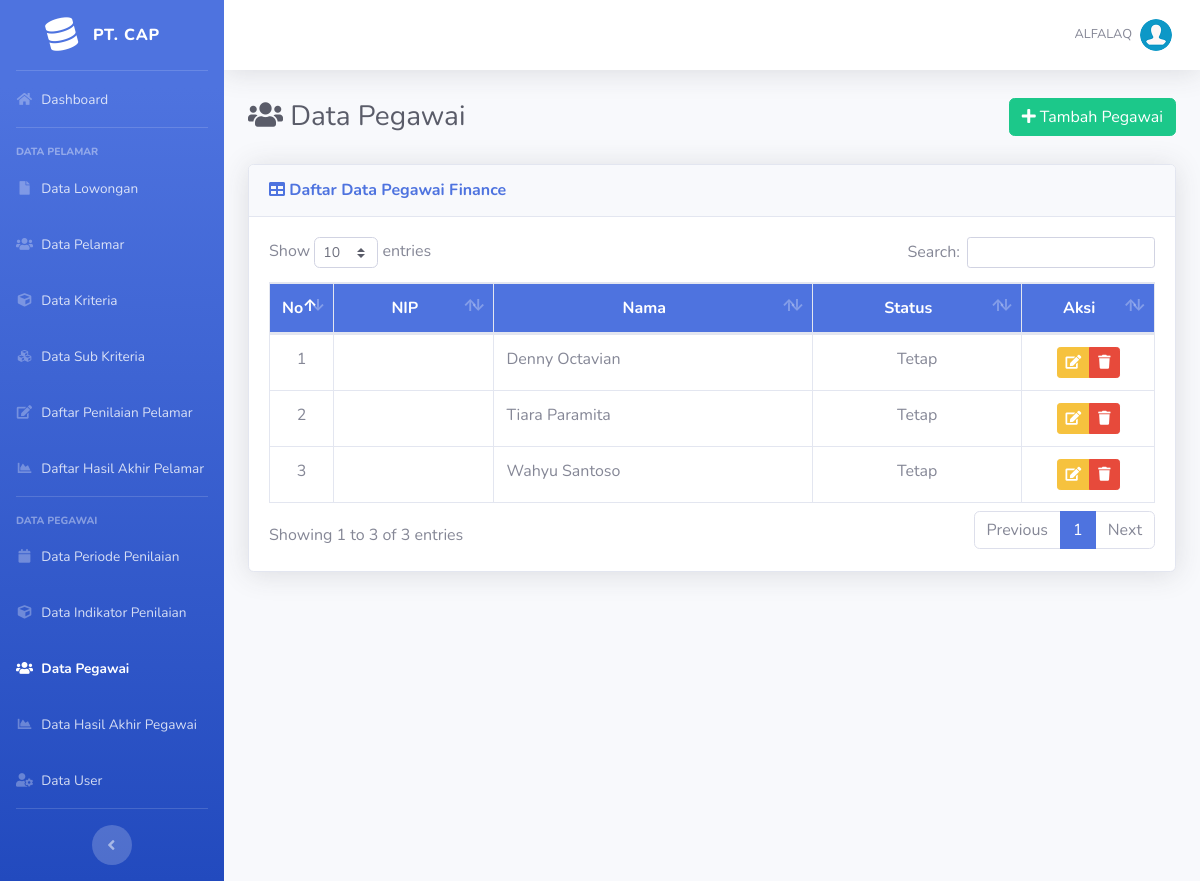
Before: /admin/list-pegawai.php?id_divisi=9 (signed in) with the older database file.
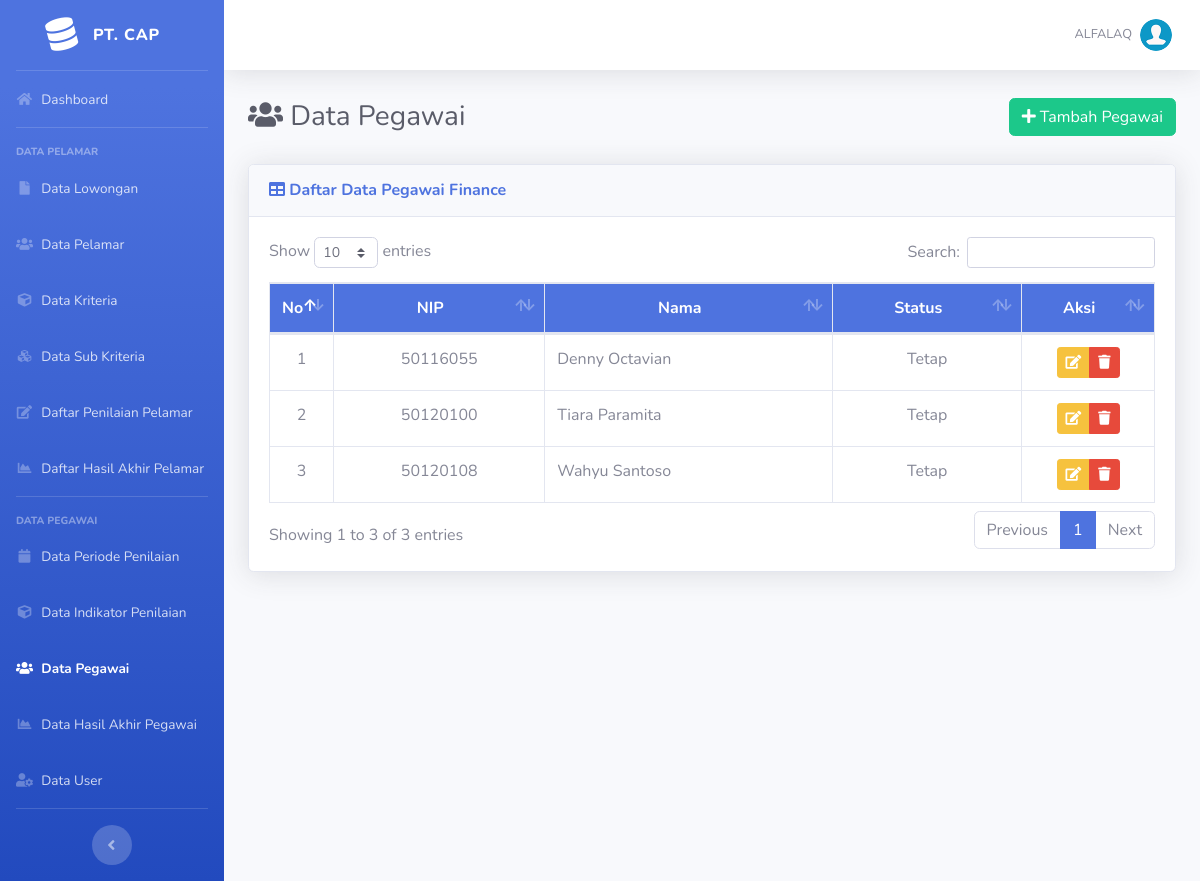
After: the same page with the newer database file.
### tables this page shows
CREATE TABLE `pegawai` (
  `id_pegawai` int(11) NOT NULL,
  `nip` char(8) NOT NULL,
  `nama_pegawai` varchar(100) NOT NULL,
  `no_telp` varchar(13) NOT NULL,
  `email` varchar(100) NOT NULL,
  `tgl_bergabung` date NOT NULL,
  `id_status` int(11) NOT NULL,
  `id_divisi` int(11) NOT NULL
);

CREATE TABLE `status` (
  `id_status` int(11) NOT NULL,
  `status` enum('Kontrak','Tetap') NOT NULL
);

### admin/list-pegawai.php (the view, shortened to what this page needs)
<?php require_once('../includes/init.php'); ?>
<?php
require_once('../template/header.php');
$divisi = $_GET['id_divisi'];
$listDivisi = mysqli_query($koneksi, "SELECT * FROM divisi where id_divisi = $divisi");
$dataDivisi = mysqli_fetch_assoc($listDivisi);
?>
<div class="d-sm-flex align-items-center justify-content-between mb-4">
	<h1 class="h3 mb-0 text-gray-800"><i class="fas fa-fw fa-users"></i> Data Pegawai</h1>
	<form action="tambah-pegawai.php" method="GET">
		<div class="form-row align-items-center">
			<div class="col-auto my-1">
				<button type="submit" class="btn btn-success"><i class="fa fa-plus"></i> Tambah Pegawai</button>
			</div>
		</div>
</div>
<div class="card shadow mb-4">
	<div class="card-header py-3">
		<h6 class="m-0 font-weight-bold text-primary"><i class="fa fa-table"></i> Daftar Data Pegawai <?= $dataDivisi['nama_divisi']; ?></h6>
	</div>
	<div class="card-body">
		<div class="table-responsive">
			<table class="table table-bordered" id="dataTable" width="100%" cellspacing="0">
				<thead class="bg-primary text-white">
					<tr align="center">
						<th width="5%">No</th>
						<th>NIP</th>
						<th>Nama</th>
						<th>Status</th>
						<th width="15%">Aksi</th>
					</tr>
				</thead>
				<tbody>
					<?php
					$no = 0;
					$query = mysqli_query($koneksi, "SELECT * FROM pegawai INNER JOIN divisi ON pegawai.id_divisi = divisi.id_divisi INNER JOIN status ON pegawai.id_status = status.id_status WHERE pegawai.id_divisi = '$divisi'");
					while ($data = mysqli_fetch_assoc($query)) :
						$no++;
					?>
						<tr align="center">
							<td><?php echo $no; ?></td>
							<td><?php echo $data['nip']; ?></td>
							<td align="left"><?php echo $data['nama_pegawai']; ?></td>
							<td><?= $data['status']; ?></td>
							<td>
								<div class="btn-group" role="group">
									<a data-toggle="tooltip" data-placement="bottom" title="Edit Data" href="edit-pegawai.php?id=<?php echo $data['id_pegawai']; ?>&id_divisi=<?= $data['id_divisi'] ?>" class="btn btn-warning btn-sm"><i class="fa fa-edit"></i></a>
									<a data-toggle="tooltip" data-placement="bottom" title="Hapus Data" href="hapus-pegawai.php?id=<?php echo $data['id_pegawai']; ?>" onclick="return confirm ('Apakah anda yakin untuk meghapus data ini')" class="btn btn-danger btn-sm"><i class="fa fa-trash"></i></a>
								</div>
							</td>
						</tr>
					<?php endwhile; ?>
				</tbody>
			</table>
		</div>
	</div>
</div>
<?php
require_once('../template/footer.php');
?>

Changed rows visible on the page:
changed pegawai "Denny Octavian": nip (not shown) → "50116055"
changed pegawai "Tiara Paramita": nip (not shown) → "50120100"
changed pegawai "Wahyu Santoso": nip (not shown) → "50120108"
